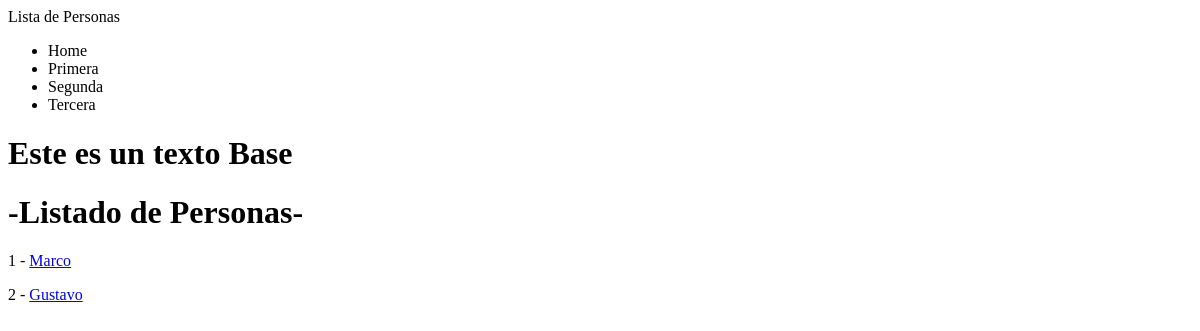
The app's page /personas, older data.
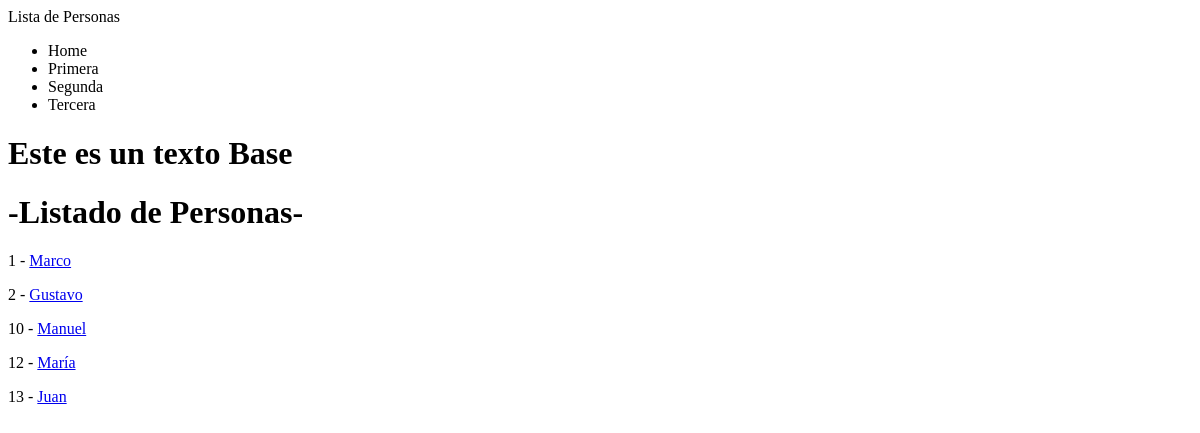
The same page, newer data.
### personas/models.py (models this page shows)
class Persona(models.Model):
    nombre = models.CharField(max_length = 100)
    apellidos = models.CharField(max_length = 100)
    edad = models.DecimalField(max_digits=3,decimal_places=0)
    donador = models.BooleanField(default=True)
    def get_absolute_url(self) :
        return reverse('personas:persona-detail', kwargs={'pk' : self.id})

### personas/views.py (the view)
# urls.py: path('s', PersonaListView.as_view(), name = 'persona-list'),
class PersonaListView(ListView) :
    model = Persona

### personas/templates/personas/persona_list.html (shortened to what this page needs)
{% extends 'base.html' %}
{% block content %}
    <h1>-Listado de Personas-</h1>
{% for instance in object_list %}
    <p>
        {{ instance.id }} - <a href='{{ instance.get_absolute_url }}'>{{ instance.nombre }}</a>
    </p>
{% endfor %}
{% endblock %}

### templates/base.html (shortened to what this page needs)
<!DOCTYPE html>
<html lang="en">
<head>
</head>
<body>
    {% include 'nav.html' %}
    <h1>Este es un texto Base</h1>
    {% block content %}{% endblock %}
</body>
</html>

### templates/nav.html
<nav>
    <ul>
        <li>Home</li>
        <li>Primera</li>
        <li>Segunda</li>
        <li>Tercera</li>
    </ul>
</nav>

Row changes from the older to the newer data that the page shows:
added Persona: id "10", nombre "Manuel"
added Persona: id "12", nombre "María"
added Persona: id "13", nombre "Juan"
